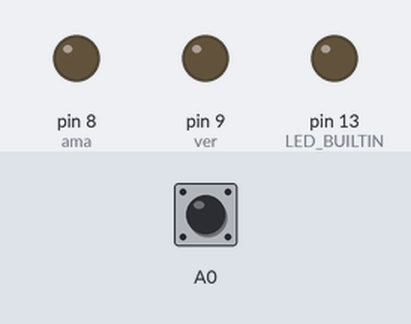
Recording of a sketch running on a simulated Arduino Uno, built with avr-gcc and run on an emulated ATmega328P. Shown: output pins drawn as LEDs (lit = HIGH). Inputs (shaded band) come from the test bench; at power-on: A0 HIGH.

Above: at 1.2 s.
1.3 s: A0 pulled LOW for 0.15 s
At 1.7 s:
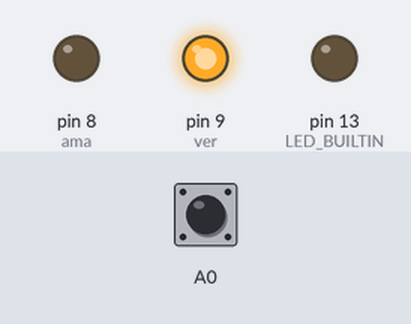
2.9 s: A0 pulled LOW for 1 s
At 4.2 s:
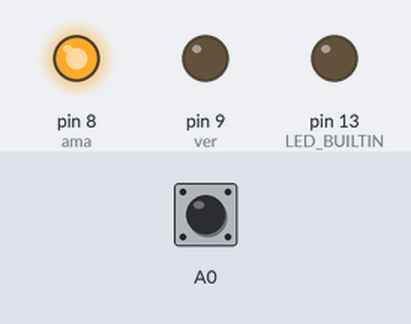
5.4 s: A0 pulled LOW for 3.2 s
At 6.1 s:
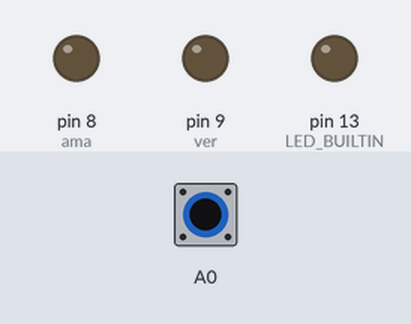
10.1 s: A0 pulled LOW for 0.15 s
At 10.8 s:
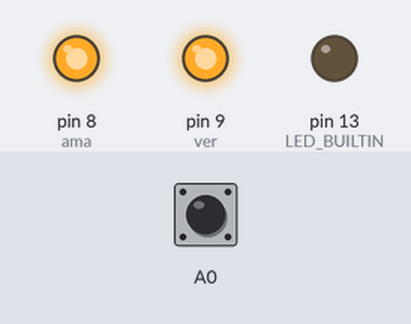
Timing chart, 0 to 12.7 s (numbered marks = the images above; inputs shaded):
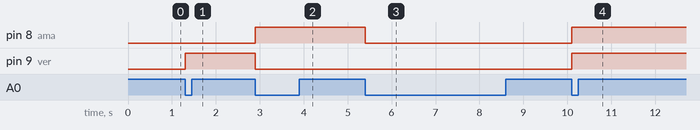

Measured:
- after the input at 1.3 s, pin 9 (ver): LOW → HIGH at once
- after the input at 2.9 s, pin 8 (ama): LOW → HIGH at once; pin 9 (ver): HIGH → LOW at once
- after the input at 5.4 s, pin 8 (ama): HIGH → LOW at once
- after the input at 10.1 s, pin 8 (ama), pin 9 (ver): LOW → HIGH at once

The sketch:

Mini_projeto_01.ino
```cpp
void setup() {
  // put your setup code here, to run once:
pinMode(LED_BUILTIN, OUTPUT) ;
pinMode (A0, INPUT_PULLUP);
pinMode (8, OUTPUT);
pinMode (9, OUTPUT);
}
int x=1;
int ver=9;
int ama=8;
void loop() {
  // put your main code here, to run repeatedly:
   if (digitalRead(A0)!= HIGH && x==1 ){
           digitalWrite (ver, HIGH);
           x++;
           delay (100);
   }
   if (digitalRead(A0)!= LOW && x==2){
            x++;
   }

   if (digitalRead(A0)!= HIGH && x==3){
           digitalWrite (ver, LOW);
            digitalWrite (ama, HIGH);
            x++;
            delay (100);
   }
   if (digitalRead(A0)== HIGH && x==4){
              x++;
            }
   if (digitalRead(A0)!= HIGH && x==5){
           digitalWrite (ama, LOW);
            x++;
            delay (100);
   }
   if (digitalRead(A0)== HIGH && x==6){
              x++;
            }
   if (digitalRead(A0)!= HIGH && x==7){
           digitalWrite (ama,HIGH);
           digitalWrite (ver,HIGH);
            x++;
            delay (100);
   }
   if (digitalRead(A0)== HIGH && x==8){
              x++;
            }
   if (digitalRead(A0)!= HIGH && x==9){
           digitalWrite (ama,LOW);
           digitalWrite (ver,LOW);
            x++;
            delay (100);
   }
   if (digitalRead(A0)== HIGH && x==10){
              x=1;
            }

}
```
